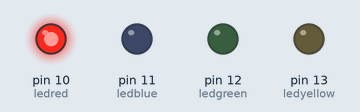
Recording of a sketch running on a simulated Arduino Uno, built with avr-gcc and run on an emulated ATmega328P. Shown: output pins drawn as LEDs (lit = HIGH).

Above: at 0.5 s.
At 2.5 s:
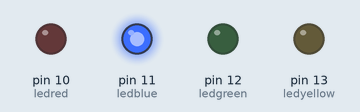
At 4.5 s:
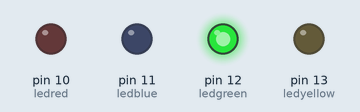
At 6.5 s:
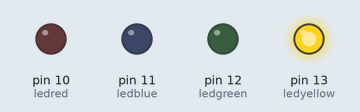
At 9.5 s:
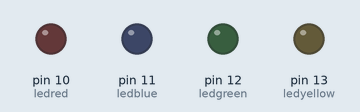
Timing chart, 0 to 10.4 s (numbered marks = the images above):
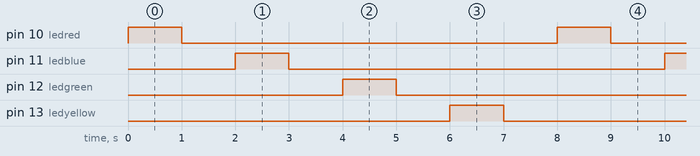

Measured:
- by itself, pin 10 (ledred), pin 11 (ledblue), pin 12 (ledgreen), pin 13 (ledyellow): alternates HIGH for 1.0 s and LOW for 7.0 s
- by itself, everything shown: repeats every 8.0 s, in 8 steps

The sketch:

VinuezaIsrael_DEBER2.1_SE.ino
```cpp
/*
*Universidad Técnica del Norte
*Facultad de Ingeniería en Ciencias Apicadas
*Carrera de Telecomunicaciones

*CAPÍTULO II: PUERTOS DIGITALES
*DEBER 1: Manejo de puertos configudaros como salidas
*OBJETIVO: Encender y apagar leds de manera sincrónica mediante el uso de diferentes tipos de variables
*NOMBRE: Israel Vinueza
*/

const int ledred = 10;               // variable constante
const int ledblue = 11;               // variable constante
const int ledgreen = 12;               // variable constante
const int ledyellow = 13;               // variable constante

void setup()
{
  pinMode (ledred,OUTPUT); //declaro el pin 10 como salida
  pinMode (ledblue,OUTPUT); //declaro el pin 11 como salida
  pinMode (ledgreen,OUTPUT); //declaro el pin 12 como salida
  pinMode (ledyellow,OUTPUT); //declaro el pin 13 como salida
}

void loop()
{
    digitalWrite(ledred,HIGH);        // Envía 5v al pin 10
    delay(1000);                      // el microcontrolador se detiene 1 segundo
     digitalWrite(ledred,LOW);        // Envía 0v al pin 10
    delay(1000);                     // el microcontrolador se detiene 1 segundo

    digitalWrite(ledblue,HIGH);       // Envía 5v al pin 11
    delay(1000);                      // el microcontrolador se detiene 1 segundo
    digitalWrite(ledblue,LOW);       // Envía 0v al pin 11
    delay(1000);                      // el microcontrolador se detiene 1 segundo

    digitalWrite(ledgreen,HIGH);      // Envía 5v al pin 12
    delay(1000);                     // el microcontrolador se detiene 1 segundo
    digitalWrite(ledgreen,LOW);       // Envía 0v al pin 12
    delay(1000);                      // el microcontrolador se detiene 1 segundo

    digitalWrite(ledyellow,HIGH);    // Envía 5v al pin 13
    delay(1000);                     // el microcontrolador se detiene 1 segundo
    digitalWrite(ledyellow,LOW);       // Envía 0v al pin 13
    delay(1000);                      // el microcontrolador se detiene 1 segundo


}
```
